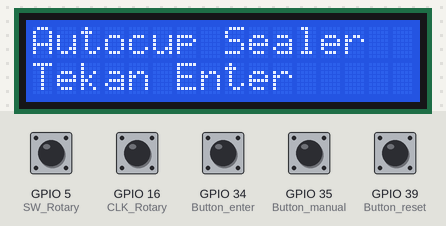
Recording of a sketch running on a simulated ESP32. Shown: 16×2 character LCD. Inputs (shaded band) come from the test bench; at power-on: GPIO 5 (SW_Rotary), GPIO 16 (CLK_Rotary), GPIO 34 (Button_enter), GPIO 35 (Button_manual), GPIO 39 (Button_reset) HIGH. EEPROM starts erased; what the sketch prints to the serial monitor is not drawn.

Above: at 1.2 s.
1.3 s: GPIO 34 (Button_enter) pulled LOW for 0.15 s
At 2.2 s:
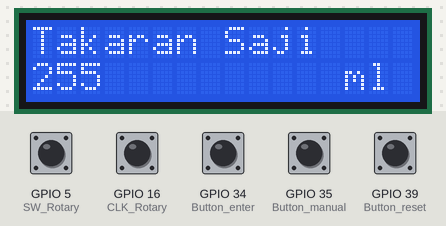
2.9 s: GPIO 34 (Button_enter) pulled LOW for 1 s
At 3.5 s:
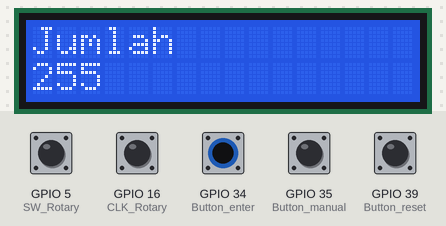
5.4 s: GPIO 34 (Button_enter) pulled LOW for 0.15 s
At 6.7 s:
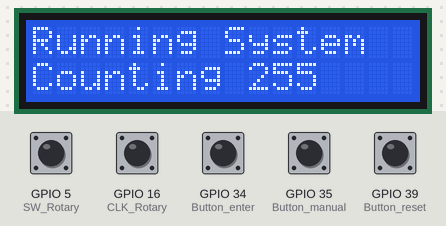
7.0 s: GPIO 35 (Button_manual) pulled LOW for 0.15 s
At 8.3 s:
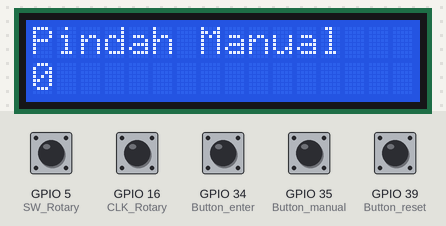
8.6 s: GPIO 34 (Button_enter) pulsed LOW 2 times (0.12 s each, 0.3 s apart)
At 9.7 s:
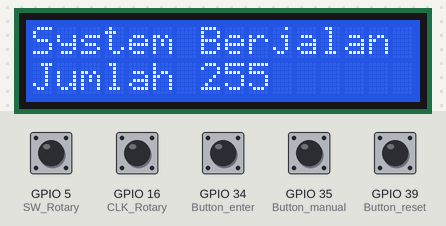
12.2 s: GPIO 35 (Button_manual) pulled LOW for 1 s
At 13.3 s:
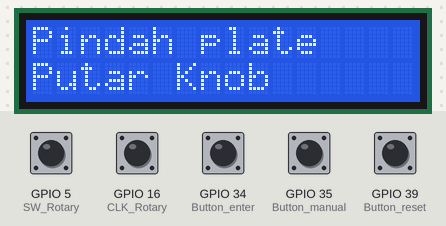
Timing chart, 0 to 15.2 s (numbered marks = the images above; inputs shaded):
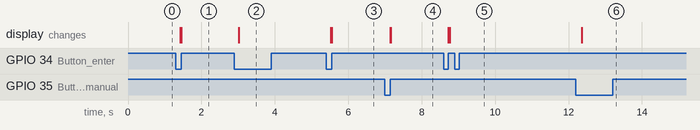

The sketch:

trial_allSystem.ino
```cpp
#include <Wire.h>
#include <LiquidCrystal_I2C.h>
#include <ezButton.h>
#include <EEPROM.h> // Include EEPROM library

#define SDA_LCD 21
#define SCL_LCD 22
#define CLK_Rotary 16
#define DT_Rotary 17
#define SW_Rotary 5
#define Button_enter 34
#define Button_reset 39
#define Button_manual 35

//LCD
LiquidCrystal_I2C lcd(0x27,16,2);

//rotary encoder
#define DIRECTION_CW  0   // clockwise direction
#define DIRECTION_CCW 1  // counter-clockwise direction

int counter_air = 0;
int counter_botol = 0;
int counter_manual = 0;
int direction = DIRECTION_CW;
int CLK_state;
int prev_CLK_state;
ezButton button(SW_Rotary);

//button
ezButton enter(Button_enter);  // create ezButton object for button 1
ezButton reset(Button_reset);  // create ezButton object for button 2
ezButton manual(Button_manual);  // create ezButton object for button 3

//System
int System_ready;

void setup() {
  Serial.begin(9600); // Start serial communication

  // Set button pins to INPUT_PULLDOWN
  pinMode(Button_enter, INPUT_PULLDOWN);
  pinMode(Button_reset, INPUT_PULLDOWN);
  pinMode(Button_manual, INPUT_PULLDOWN);

  // Configure buttons with inverted logic
  enter.setDebounceTime(100);
  reset.setDebounceTime(100);
  manual.setDebounceTime(100);

  // Encoder
  pinMode(CLK_Rotary, INPUT);
  pinMode(DT_Rotary, INPUT);
  button.setDebounceTime(50);
  prev_CLK_state = digitalRead(CLK_Rotary);

  lcd.init();
  lcd.backlight();

  // Load saved values from EEPROM
  counter_air = EEPROM.read(0);       // Address 0 for counter_air
  counter_botol = EEPROM.read(1);     // Address 1 for counter_botol

  System_ready = 0;
}

void loop() {
  enter.loop();  // MUST call the loop() function first
  reset.loop();  // MUST call the loop() function first
  manual.loop(); // MUST call the loop() function first

  switch (System_ready) {
    case 0:
      startUp();
      break;
    case 1:
      setting_takaran_air();
      break;
    case 2:
      setting_counting();
      break;
    case 3:
      running_system();
      break;
    case 4:
      sistem_manual();
      break;
    default:
      System_ready = 0; // Reset to initial state
      break;
  }
}

void running_system() {
  static int last_counter_botol = -1;
  if (counter_botol != last_counter_botol) {
    lcd.clear();
    lcd.setCursor(0, 0);
    lcd.print("Running System");
    lcd.setCursor(0, 1);
    lcd.print("Counting "); lcd.print(counter_botol);
    last_counter_botol = counter_botol;
  }
  Serial.println("running System");
  if (manual.isPressed()) {
    System_ready = 4;
    lcd.clear();
    lcd.setCursor(0, 0);
    lcd.print("Pindah plate");
    lcd.setCursor(0, 1);
    lcd.print("Putar Knob");
  }
}

void sistem_manual() {
  button.loop();
  CLK_state = digitalRead(CLK_Rotary);
  if (CLK_state != prev_CLK_state && CLK_state == HIGH) {
    if (digitalRead(DT_Rotary) == HIGH) {
      counter_manual--;
      direction = DIRECTION_CCW;
    } else {
      counter_manual++;
      direction = DIRECTION_CW;
    }
  }
  prev_CLK_state = CLK_state;

  static int last_counter_manual = -1;
  if (counter_manual != last_counter_manual) {
    lcd.clear();
    lcd.setCursor(0, 0);
    lcd.print("Pindah Manual");
    lcd.setCursor(0, 1);
    lcd.print(counter_manual);
    Serial.print("Pindah Manual: ");
    Serial.println(counter_manual);
    last_counter_manual = counter_manual;
  }

  if (enter.isPressed()) {
    System_ready = 1;
    lcd.clear();
    lcd.setCursor(0, 0);
    lcd.print("Takaran Saji");
    lcd.setCursor(0, 1);
    lcd.print("Putar Knob");
  }
  if (reset.isPressed()) {
    counter_manual = 0;
  }
}

void startUp() {
  static bool lcdUpdated = false;

  if (!lcdUpdated) {
    lcd.clear();
    lcd.setCursor(0, 0);
    lcd.print("Autocup Sealer");
    lcd.setCursor(0, 1);
    lcd.print("Tekan Enter");
    Serial.println("Tekan Enter");
    lcdUpdated = true;
  }

  if (enter.isPressed()) {
    lcdUpdated = false;
    System_ready = 1;
    lcd.clear();
    lcd.setCursor(0, 0);
    lcd.print("Takaran Saji");
    lcd.setCursor(0, 1);
    lcd.print("Putar Knob");
  }
}

void setting_takaran_air() {
  button.loop();
  CLK_state = digitalRead(CLK_Rotary);

  if (CLK_state != prev_CLK_state && CLK_state == HIGH) {
    if (digitalRead(DT_Rotary) == HIGH) {
      if (counter_air > 0) {
        counter_air--;
        direction = DIRECTION_CCW;
      }
    } else {
      counter_air++;
      direction = DIRECTION_CW;
    }
  }
  prev_CLK_state = CLK_state;

  static int last_counter_air = -1;
  if (counter_air != last_counter_air) {
    lcd.clear();
    lcd.setCursor(0, 0);
    lcd.print("Takaran Saji");
    lcd.setCursor(0, 1);
    lcd.print(counter_air);
    lcd.setCursor(13, 1);
    lcd.print("ml");
    Serial.print("Takaran Saji: ");
    Serial.println(counter_air);
    last_counter_air = counter_air;
  }
  if (enter.isPressed()) {
    EEPROM.write(0, counter_air);
    System_ready = 2;
    lcd.clear();
    lcd.setCursor(0, 0);
    lcd.print("Jumlah");
    lcd.setCursor(0, 1);
    lcd.print(counter_botol);
  }
  if (reset.isPressed()) {
    counter_air = 0;
  }
}

void setting_counting() {
  static int last_counter_botol = -1;
  if (counter_botol != last_counter_botol) {
    lcd.clear();
    lcd.setCursor(0, 0);
    lcd.print("Jumlah");
    lcd.setCursor(0, 1);
    lcd.print(counter_botol);
    Serial.print("Jumlah: ");
    Serial.println(counter_botol);
    last_counter_botol = counter_botol;
  }

  if (enter.isPressed()) {
    EEPROM.write(1, counter_botol);
    System_ready = 3;
    lcd.clear();
    lcd.setCursor(0, 0);
    lcd.print("System Berjalan");
    lcd.setCursor(0, 1);
    lcd.print("Jumlah "); lcd.print(counter_botol);
  }
  if (reset.isPressed()) {
    counter_botol = 0;
  }
}
```

Measured:
- after the input at 1.3 s, the display: first changes after 0.12 s (image 1 shows a later state)
- after the input at 2.9 s, the display: changes after 0.11 s (image 2)
- after the input at 5.4 s, the display: first changes after 0.13 s (image 3 shows a later state)
- after the input at 7.0 s, the display: first changes after 0.15 s (image 4 shows a later state)
- after the input at 8.6 s, the display: first changes after 0.13 s (image 5 shows a later state)
- after the input at 12.2 s, the display: changes after 0.16 s (image 6)
